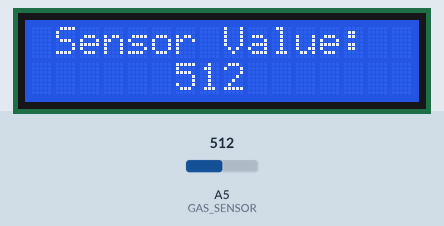
Simulated run of this sketch. Board: Arduino Uno, built with avr-gcc and run on an emulated ATmega328P. Shown: 16×2 character LCD. The inputs (shaded band) are chosen by the test bench; at power-on: A5 (GAS_SENSOR) = 512. What the sketch prints to the serial monitor is not drawn.

Above: at 1.2 s.
1.3 s: A5 (GAS_SENSOR) set to 716
At 2.9 s:
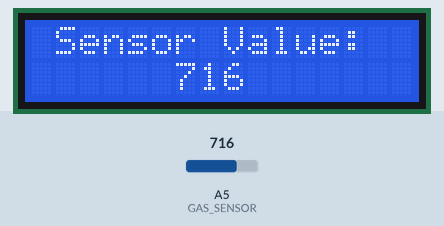
3.5 s: A5 (GAS_SENSOR) set to 900
At 4.5 s:
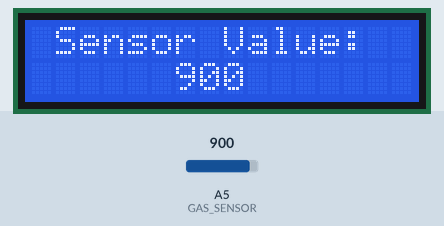
5.5 s: A5 (GAS_SENSOR) set to 1010
At 7.4 s:
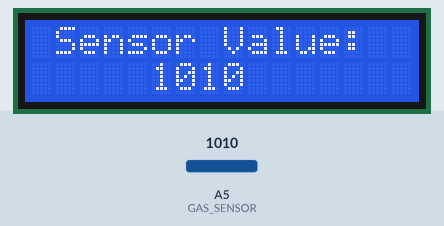
Timing chart, 0 to 8.9 s (numbered marks = the images above; inputs shaded):
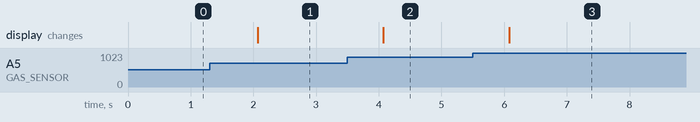

The sketch:

ArduinoUNO_Sketch.ino
```cpp
/*
 **********************************************************************
 * Name:    SendingData.ino                                           *
 * - - - - - - - - - - - - - - - - - - - - - - - - - - - - - - - - -  *
 * Created: 09.03.2023 10:01:49                                       *
 * Author:  Isaac Garcia Peveri                                       *
 *          isacco1975gp@gmail.com                                    *
 * - - - - - - - - - - - - - - - - - - - - - - - - - - - - - - - - -  *
 **********************************************************************
*/

#include <LiquidCrystal.h>
#define backlight 10

#pragma region "Working-Storage"
const int GAS_SENSOR = A5;   //Analog reading connected on this pin.
int sensorValue = 0;         //This is the analog value read by the sensor.
const int LED_PIN = 8;
String incomingMessage;

LiquidCrystal LCD_DISPLAY(12, 11, 5, 4, 3, 2);
#pragma endregion

void setup()
{
   Serial.begin(9600);
   LCD_DISPLAY.begin(16, 2);
   LCD_DISPLAY.clear();
   LCD_DISPLAY.setCursor(0, 0);
   LCD_DISPLAY.print(" Sensor Value:");
}

///
/// Reading Loop
///
void loop()
{
   sensorValue = analogRead(GAS_SENSOR);

   if (Serial.available())
   {
      incomingMessage = Serial.readString();

      if (incomingMessage = "ON")
      {
         digitalWrite(LED_PIN, HIGH);
      }
      else
      {
         digitalWrite(LED_PIN, LOW);
      }
   }

   DisplayValueOnLCD();
   SendValueToSerial();

   delay(1000);
   digitalWrite(LED_PIN, LOW);
}

///
/// Displaying sensor value on LCD Display
///
void DisplayValueOnLCD()
{
   if (sensorValue >= 1000)
   {
     LCD_DISPLAY.setCursor(3, 1);
     LCD_DISPLAY.print("  ");
   }

   if (sensorValue < 1000)
   {
     LCD_DISPLAY.setCursor(4, 1);
     LCD_DISPLAY.print("  ");
   }

   if (sensorValue < 100)
   {
     LCD_DISPLAY.setCursor(5, 1);
     LCD_DISPLAY.print("  ");
   }

   if (sensorValue < 10)
   {
     LCD_DISPLAY.setCursor(6, 1);
     LCD_DISPLAY.print("  ");
   }

   LCD_DISPLAY.print(sensorValue, DEC);
   Serial.println(sensorValue, DEC);
}

///
/// Sending to the Serial port
///
void SendValueToSerial()
{
   Serial.println(sensorValue, DEC);
}
```

Measured:
- after the input at 1.3 s, the display: changes after 0.77 s (image 1)
- after the input at 3.5 s, the display: changes after 0.57 s (image 2)
- after the input at 5.5 s, the display: changes after 0.58 s (image 3)
